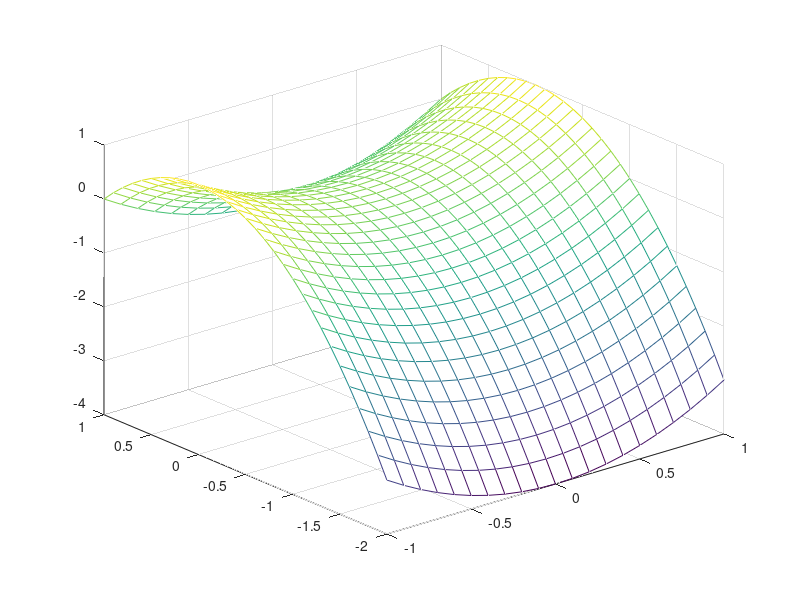

Here is the MATLAB script that generated this plot:
clc; clear; close all;

x = -1:0.1:1; y=-2:0.1:1; 
[X,Y] = meshgrid(x,y); %Iloczyn kartezjański zbiorów

Fxy = X.^2 - Y.^2;

figure(1)
    mesh(x,y,Fxy);
    view([-40;30]);